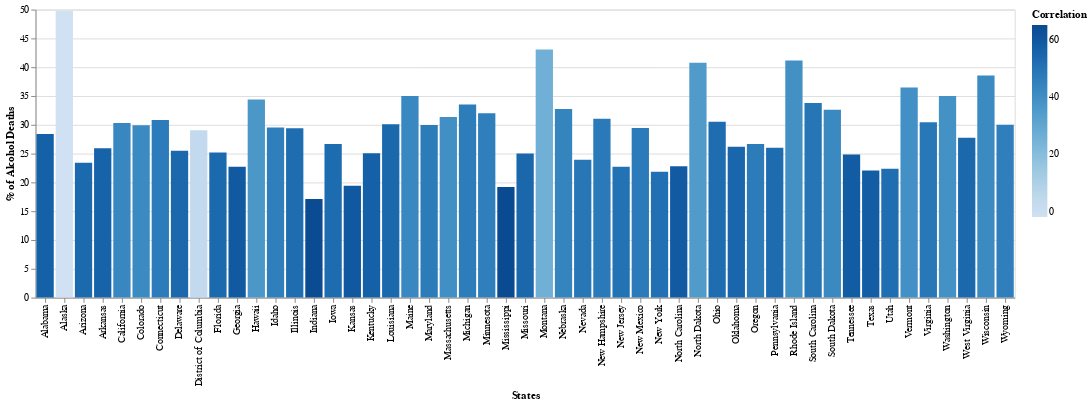

The notebook cell saved with this chart:
### Code cell
class State_Data:
  """Data findings from states"""

  def __init__(self):
    self.y_values = ['% of Alcohol Deaths', '% of Driving Alone']

  def show_chart(self, name):
    """Displays a chart"""
    c = alt.Chart(alcho_data).mark_bar(outerRadius=80).encode(
        x='States',
        y=name,
        color='Correlation:Q'
    )
    return c

  def show_states(self, name):
    """Show the state view"""
    c = alt.Chart(vega_states).mark_geoshape().encode(
        color=f'{name}:Q'
    ).transform_lookup(
        lookup='id',
        from_=alt.LookupData(alcho_data, 'id', [name])
    ).properties(
        width=500,
        height=300
    ).project(
        type='albersUsa'
    )

s = State_Data()
s.show_chart(s.y_values[0])

### Figure 1 — Vega-Lite specification as saved in the notebook (floating-point values rounded to 4 significant figures)
{"config": {"view": {"continuousWidth": 400, "continuousHeight": 300}}, "data": {"name": "data-5337922e464441f106d58c29c80f9dab"}, "mark": {"type": "bar", "outerRadius": 80}, "encoding": {"color": {"field": "Correlation", "type": "quantitative"}, "x": {"field": "States", "type": "nominal"}, "y": {"field": "% of Alcohol Deaths", "type": "quantitative"}}, "$schema": "https://vega.github.io/schema/vega-lite/v4.17.0.json", "datasets": {"data-5337922e464441f106d58c29c80f9dab": [{"States": "Alabama", "% of Alcohol Deaths": 28.39, "% of Driving Alone": 85.44, "id": 1, "Correlation": 57.05}, {"States": "Alaska", "% of Alcohol Deaths": 49.78, "% of Driving Alone": 47.91, "id": 2, "Correlation": -1.87}, {"States": "Arizona", "% of Alcohol Deaths": 23.39, "% of Driving Alone": 77.27, "id": 3, "Correlation": 53.87}, {"States": "Arkansas", "% of Alcohol Deaths": 25.95, "% of Driving Alone": 82.27, "id": 4, "Correlation": 56.32}, {"States": "California", "% of Alcohol Deaths": 30.31, "% of Driving Alone": 73.11, "id": 5, "Correlation": 42.8}, {"States": "Colorado", "% of Alcohol Deaths": 29.93, "% of Driving Alone": 71.77, "id": 6, "Correlation": 41.84}, {"States": "Connecticut", "% of Alcohol Deaths": 30.84, "% of Driving Alone": 78.15, "id": 7, "Correlation": 47.31}, {"States": "Delaware", "% of Alcohol Deaths": 25.48, "% of Driving Alone": 79.75, "id": 8, "Correlation": 54.27}, {"States": "District of Columbia", "% of Alcohol Deaths": 29.05, "% of Driving Alone": 32.12, "id": 9, "Correlation": 3.07}, {"States": "Florida", "% of Alcohol Deaths": 25.2, "% of Driving Alone": 78.84, "id": 10, "Correlation": 53.64}, {"States": "Georgia", "% of Alcohol Deaths": 22.72, "% of Driving Alone": 82.12, "id": 11, "Correlation": 59.39}, {"States": "Hawaii", "% of Alcohol Deaths": 34.41, "% of Driving Alone": 71.05, "id": 12, "Correlation": 36.63}, {"States": "Idaho", "% of Alcohol Deaths": 29.51, "% of Driving Alone": 75.57, "id": 13, "Correlation": 46.06}, {"States": "Illinois", "% of Alcohol Deaths": 29.38, "% of Driving Alone": 82.13, "id": 14, "Correlation": 52.75}, {"States": "Indiana", "% of Alcohol Deaths": 17.1, "% of Driving Alone": 82.0, "id": 15, "Correlation": 64.89}, {"States": "Iowa", "% of Alcohol Deaths": 26.68, "% of Driving Alone": 79.6, "id": 16, "Correlation": 52.92}, {"States": "Kansas", "% of Alcohol Deaths": 19.43, "% of Driving Alone": 79.61, "id": 17, "Correlation": 60.18}, {"States": "Kentucky", "% of Alcohol Deaths": 25.04, "% of Driving Alone": 82.11, "id": 18, "Correlation": 57.07}, {"States": "Louisiana", "% of Alcohol Deaths": 30.09, "% of Driving Alone": 84.21, "id": 19, "Correlation": 54.12}, {"States": "Maine", "% of Alcohol Deaths": 34.99, "% of Driving Alone": 77.39, "id": 20, "Correlation": 42.4}, {"States": "Maryland", "% of Alcohol Deaths": 29.96, "% of Driving Alone": 76.91, "id": 21, "Correlation": 46.95}, {"States": "Massachusetts", "% of Alcohol Deaths": 31.34, "% of Driving Alone": 70.95, "id": 22, "Correlation": 39.61}, {"States": "Michigan", "% of Alcohol Deaths": 33.53, "% of Driving Alone": 80.08, "id": 23, "Correlation": 46.55}, {"States": "Minnesota", "% of Alcohol Deaths": 32.02, "% of Driving Alone": 78.06, "id": 24, "Correlation": 46.04}, {"States": "Mississippi", "% of Alcohol Deaths": 19.22, "% of Driving Alone": 84.62, "id": 25, "Correlation": 65.4}, {"States": "Missouri", "% of Alcohol Deaths": 25.0, "% of Driving Alone": 79.91, "id": 26, "Correlation": 54.9}, {"States": "Montana", "% of Alcohol Deaths": 43.06, "% of Driving Alone": 69.28, "id": 27, "Correlation": 26.22}, {"States": "Nebraska", "% of Alcohol Deaths": 32.74, "% of Driving Alone": 76.85, "id": 28, "Correlation": 44.12}, {"States": "Nevada", "% of Alcohol Deaths": 23.94, "% of Driving Alone": 73.0, "id": 29, "Correlation": 49.06}, {"States": "New Hampshire", "% of Alcohol Deaths": 31.05, "% of Driving Alone": 78.85, "id": 30, "Correlation": 47.8}, {"States": "New Jersey", "% of Alcohol Deaths": 22.73, "% of Driving Alone": 73.34, "id": 31, "Correlation": 50.61}, {"States": "New Mexico", "% of Alcohol Deaths": 29.45, "% of Driving Alone": 77.15, "id": 32, "Correlation": 47.7}, {"States": "New York", "% of Alcohol Deaths": 21.83, "% of Driving Alone": 73.25, "id": 33, "Correlation": 51.42}, {"States": "North Carolina", "% of Alcohol Deaths": 22.82, "% of Driving Alone": 81.81, "id": 34, "Correlation": 59.0}, {"States": "North Dakota", "% of Alcohol Deaths": 40.77, "% of Driving Alone": 75.66, "id": 35, "Correlation": 34.9}, {"States": "Ohio", "% of Alcohol Deaths": 30.51, "% of Driving Alone": 83.1, "id": 36, "Correlation": 52.59}, {"States": "Oklahoma", "% of Alcohol Deaths": 26.2, "% of Driving Alone": 81.22, "id": 37, "Correlation": 55.03}, {"States": "Oregon", "% of Alcohol Deaths": 26.67, "% of Driving Alone": 73.62, "id": 38, "Correlation": 46.95}, {"States": "Pennsylvania", "% of Alcohol Deaths": 26.03, "% of Driving Alone": 79.06, "id": 39, "Correlation": 53.03}, {"States": "Rhode Island", "% of Alcohol Deaths": 41.14, "% of Driving Alone": 80.3, "id": 40, "Correlation": 39.16}, {"States": "South Carolina", "% of Alcohol Deaths": 33.76, "% of Driving Alone": 83.22, "id": 41, "Correlation": 49.46}, {"States": "South Dakota", "% of Alcohol Deaths": 32.62, "% of Driving Alone": 74.49, "id": 42, "Correlation": 41.87}, {"States": "Tennessee", "% of Alcohol Deaths": 24.85, "% of Driving Alone": 83.57, "id": 43, "Correlation": 58.72}, {"States": "Texas", "% of Alcohol Deaths": 22.04, "% of Driving Alone": 80.3, "id": 44, "Correlation": 58.25}, {"States": "Utah", "% of Alcohol Deaths": 22.38, "% of Driving Alone": 74.58, "id": 45, "Correlation": 52.2}, {"States": "Vermont", "% of Alcohol Deaths": 36.49, "% of Driving Alone": 75.95, "id": 46, "Correlation": 39.46}, {"States": "Virginia", "% of Alcohol Deaths": 30.43, "% of Driving Alone": 79.19, "id": 47, "Correlation": 48.76}, {"States": "Washington", "% of Alcohol Deaths": 34.99, "% of Driving Alone": 73.75, "id": 48, "Correlation": 38.76}, {"States": "West Virginia", "% of Alcohol Deaths": 27.75, "% of Driving Alone": 82.06, "id": 49, "Correlation": 54.3}, {"States": "Wisconsin", "% of Alcohol Deaths": 38.55, "% of Driving Alone": 80.3, "id": 50, "Correlation": 41.75}, {"States": "Wyoming", "% of Alcohol Deaths": 30.01, "% of Driving Alone": 75.81, "id": 51, "Correlation": 45.81}]}}
